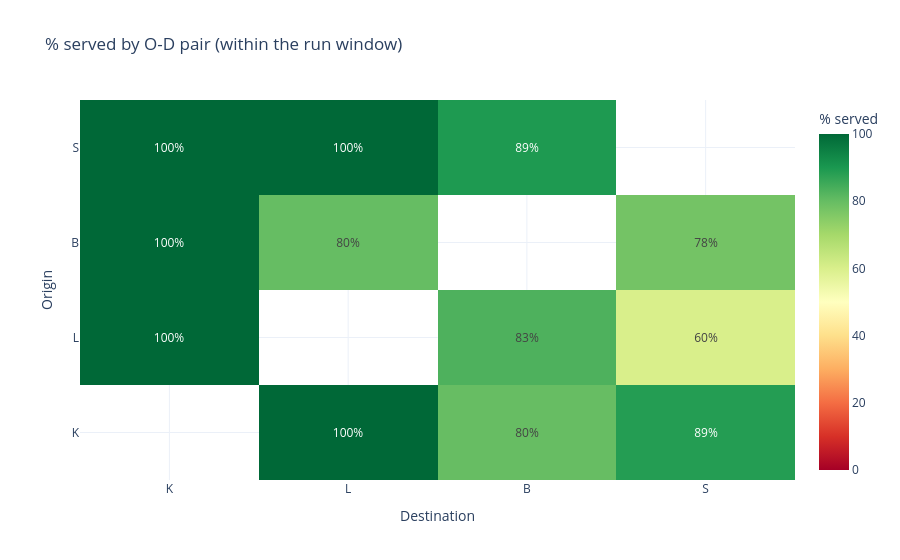

The cell this chart's notebook holds for it:
### Markdown cell above
## Nota: empate exacto en el ranking compuesto (C y D, 5 vs 5)

C y D quedan EXACTAMENTE empatados en la suma de rangos (5 cada una, contra 10 de A y B) --
el codigo de arriba elige uno por como pandas rompe empates internamente (no es una decision
metodologica real). Los dos representan compromisos distintos: D gana en tiempo medio y espera
media; C gana en el peor caso Y en movimientos (72, muy por debajo de las demas). Se muestra el
detalle de las dos, no solo la que el desempate automatico eligio -- ver seccion 6 del README
para la lectura completa.

### Code cell
corrida_C = corridas["C"]
fig = viz.graficar_heatmap_cumplimiento(corrida_C)
fig.write_html(str(OUT_COMPARACION / "heatmap_por_par_C.html"))
fig.show()

### Figure 1 — Plotly figure (JSON) as saved in the notebook; plotly's stock layout.template omitted (floating-point values rounded to 4 significant figures)
{"data": [{"colorbar": {"title": {"text": "% served"}}, "colorscale": [[0, "rgb(165,0,38)"], [0.1, "rgb(215,48,39)"], [0.2, "rgb(244,109,67)"], [0.3, "rgb(253,174,97)"], [0.4, "rgb(254,224,139)"], [0.5, "rgb(255,255,191)"], [0.6, "rgb(217,239,139)"], [0.7, "rgb(166,217,106)"], [0.8, "rgb(102,189,99)"], [0.9, "rgb(26,152,80)"], [1, "rgb(0,104,55)"]], "hovertemplate": "origin %{y} -> destination %{x}<br>%{z:.1f}% served<extra></extra>", "text": [["", "100%", "80%", "89%"], ["100%", "", "83%", "60%"], ["100%", "80%", "", "78%"], ["100%", "100%", "89%", ""]], "texttemplate": "%{text}", "type": "heatmap", "x": ["K", "L", "B", "S"], "y": ["K", "L", "B", "S"], "z": [[NaN, 100.0, 79.87, 88.64], [100.0, NaN, 83.16, 60.0], [100.0, 80.0, NaN, 77.78], [100.0, 100.0, 89.44, NaN]], "zmax": 100, "zmin": 0}], "layout": {"title": {"text": "% served by O-D pair (within the run window)"}, "xaxis": {"title": {"text": "Destination"}}, "yaxis": {"title": {"text": "Origin"}}}}
